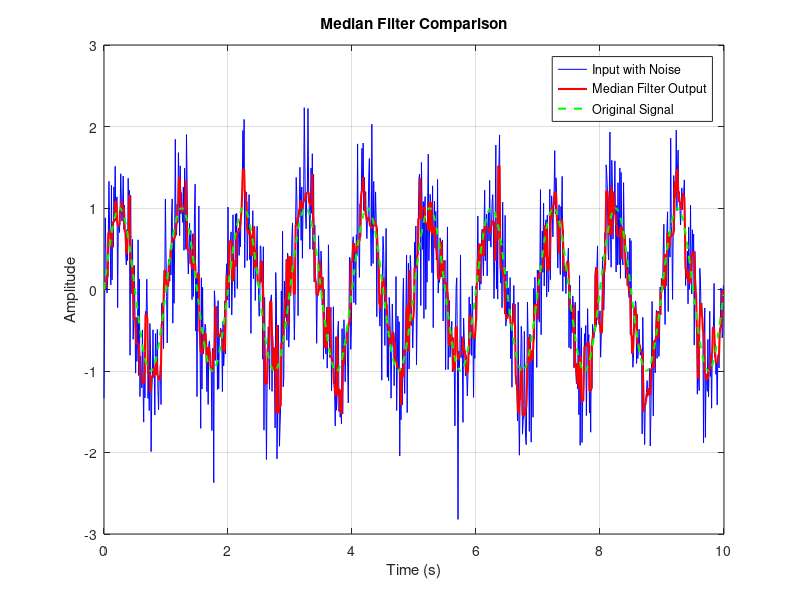

Write MATLAB code to recreate this figure.
% Median Filter Comparison
clc;
clear;
close all;

% กำหนดตัวแปร
N = 1000;              % จำนวนจุดข้อมูล
fs = 100;              % ความถี่สุ่มตัวอย่าง 100 Hz
n = 0:N-1;             % ลำดับจุดข้อมูล
t = n/fs;              % เวลา

% สร้างสัญญาณต้นฉบับ
s1 = sin(2*pi*1*n/fs);

% เพิ่ม Random Noise
rng(1);                % ให้ Noise เหมือนเดิมทุกครั้งที่รัน
x1 = s1 + 0.5*randn(1,N);

% กรอง Noise ด้วย Median Filter
M = 5;                 % ขนาดหน้าต่าง 5 จุด
y = medfilt1(x1,M);    % สัญญาณหลังกรอง

% แสดงกราฟเปรียบเทียบ
figure;
plot(t,x1,'b');
hold on;
plot(t,y,'r','LineWidth',1.5);
plot(t,s1,'g--','LineWidth',1.5);

xlabel('Time (s)');
ylabel('Amplitude');
title('Median Filter Comparison');
legend('Input with Noise','Median Filter Output','Original Signal');
grid on;
hold off;
